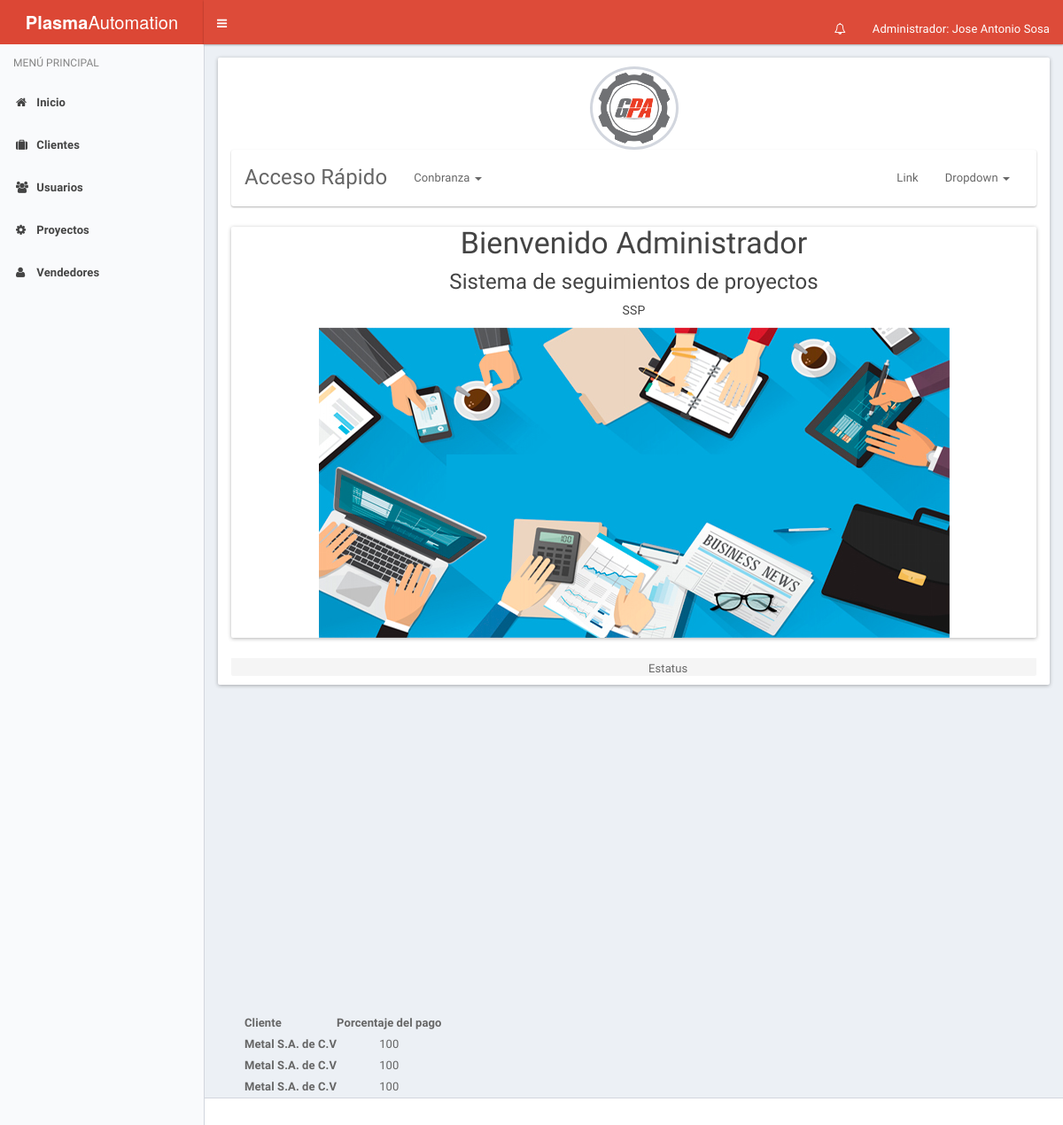
The app's page /index.php (signed in), older data.
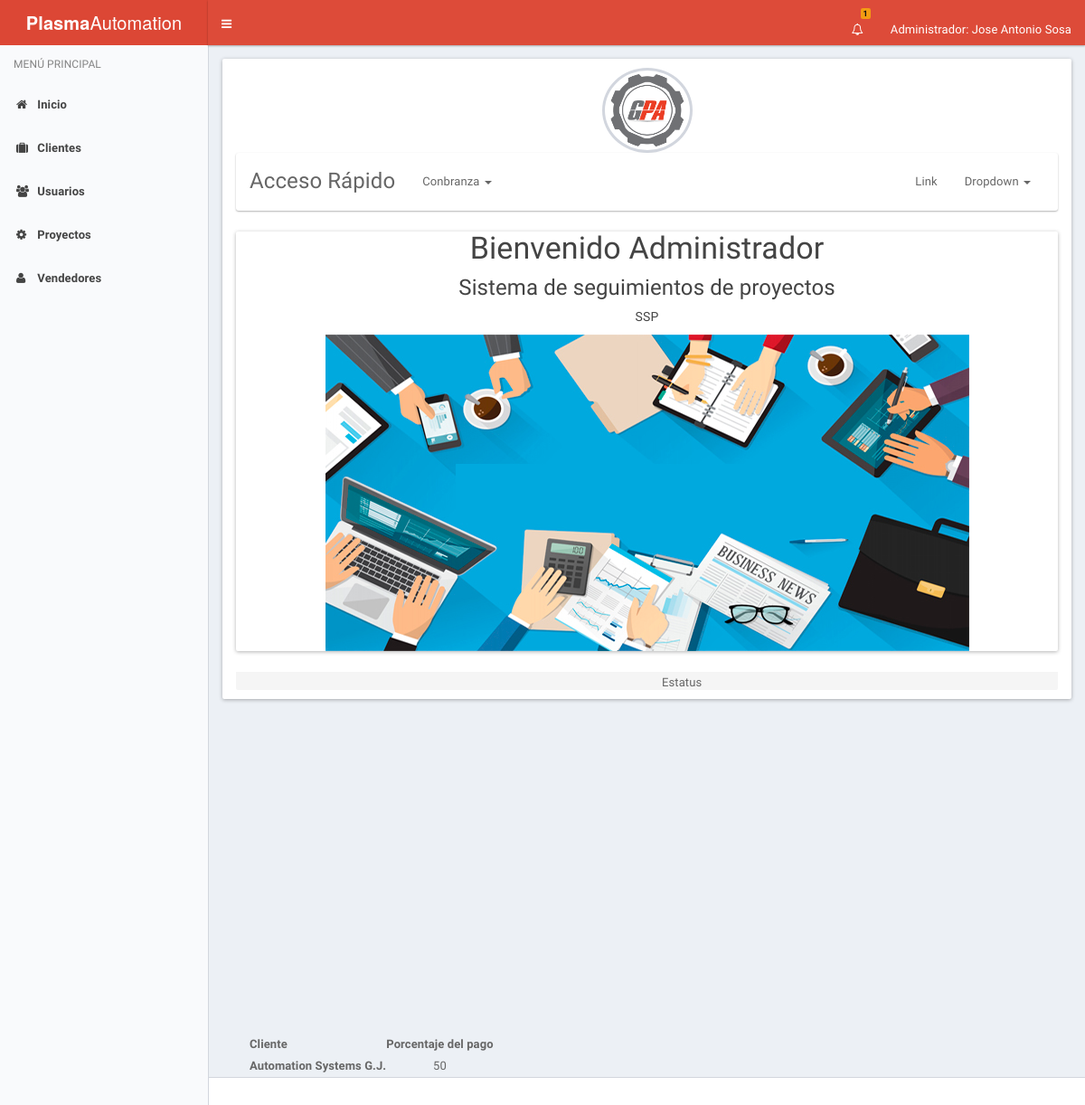
The same page, newer data.
### tables this page shows
CREATE TABLE IF NOT EXISTS `proforma` (
  `id_proforma` int(11) NOT NULL,
  `no_factura` int(4) NOT NULL,
  `fecha_inicio` date NOT NULL,
  `id_cliente` int(4) NOT NULL,
  `id_vendedor` int(4) NOT NULL,
  `fecha_entrega` date NOT NULL,
  `id_proyecto` int(4) NOT NULL,
  `descripcion` text NOT NULL,
  `estatus` int(11) NOT NULL
);

CREATE TABLE IF NOT EXISTS `cliente` (
  `No_Cliente` int(10) NOT NULL,
  `nu_cliente` int(11) NOT NULL,
  `nombre` varchar(25) NOT NULL,
  `domicilio` varchar(70) NOT NULL,
  `id_estado` int(2) NOT NULL,
  `id_municipio` varchar(25) NOT NULL,
  `rfc` varchar(15) NOT NULL,
  `correo` varchar(30) NOT NULL,
  `telefono` int(15) NOT NULL,
  `c_p` int(8) NOT NULL
);

CREATE TABLE IF NOT EXISTS `cobro` (
  `id_cobro` int(11) NOT NULL,
  `porcentaje` int(3) NOT NULL,
  `id_proforma` int(11) NOT NULL,
  `estatus` int(11) NOT NULL
);

### index.php (the view, shortened to what this page needs)
<!DOCTYPE html>
<html lang="es">
  <head>
    <link rel="stylesheet" href="assets/bootstrap/css/bootstrap.min.css">
    <link rel="stylesheet" href="assets/css/font-awesome.min.css">
    <link rel="stylesheet" href="assets/css/ionicons.min.css">
    <link rel="stylesheet" href="assets/dist/css/AdminLTE.css">
    <link rel="stylesheet" href="assets/dist/css/skins/_all-skins.css">
    <link rel="stylesheet" href="assets/plugins/select2/select2.min.css">
    <link href="assets/plugins/pnotify/css/pnotify.custom.min.css" rel="stylesheet">
  </head>
  <body class="hold-transition skin-red-light sidebar-mini">
    <div class="wrapper">
      <?php
        include('header.php');
      ?>
      <?php
        include('menu.php');
      ?>
      <div class="content-wrapper" id="content">
        <section class="content">
          <div class="panel">
            <div class="panel-heading text-center">
            <img class="profile-user-img img-responsive img-circle" src="./assets/img/gpa.png" alt="Grupo Plasma Automation">
            <nav class="navbar navbar-default">
              <div class="container-fluid">
               <div class="navbar-header">
                  <a class="navbar-brand" href="#">Acceso Rápido</a>
                </div>
    <div class="collapse navbar-collapse" id="bs-example-navbar-collapse-1">
      <ul class="nav navbar-nav">
        <li class="dropdown">
          <a href="#" class="dropdown-toggle" data-toggle="dropdown" role="button" aria-haspopup="true" aria-expanded="false">Conbranza <span class="caret"></span></a>
        </li>
      </ul>
      <ul class="nav navbar-nav navbar-right">
        <li><a href="#">Link</a></li>
        <li class="dropdown">
          <a href="#" class="dropdown-toggle" data-toggle="dropdown" role="button" aria-haspopup="true" aria-expanded="false">Dropdown <span class="caret"></span></a>
        </li>
      </ul>
    </div>
  </div>
</nav>
              <div class="panel panel-danger">
                <h3>Bienvenido Administrador</h3>
                    <h4>Sistema de seguimientos de proyectos</h4>
                     <h6>SSP</h6>
                      <center><img class="img-responsive " src="./assets/img/admn.jpg" alt="Grupo Plasma Automation"></center>
            </div>
            <div class="panel panel-danger">
            <section class="col-lg-7 connectedSortable ui-sortable">
            <div class="nav-tabs-costum" style="cursor:move">
            <ul class="nav nav-tabs pull-right ui-sortable-handle">
              <li class="pull-left header">
                Estatus
              </li>
            </ul>
            <div class="tab-content no-padding">
             <div id="container" style="min-width: 310px; height: 400px; margin: 0 auto"></div>
<?php
$sql = "SELECT p.id_proforma, p.no_factura as no_factura, p.fecha_inicio as fecha_inicio, p.fecha_entrega as fecha_entrega, p.descripcion as descripcion,
                        c.No_Cliente,c.nombre as nombre,
                         co.id_cobro, co.porcentaje as porcentaje,
                            v.id_vendedor, v.nombre as vendedor,
                                pr.id, pr.modelo as modelo from proforma p
                                inner join cliente c on c.No_Cliente = p.id_cliente
                                inner join vendedor v on v.id_vendedor = p.id_vendedor
                                inner join cobro co on p.id_proforma = co.id_proforma
                                    inner join proyecto pr on pr.id = p.id_proyecto";
$resultado = mysql_query($sql, $conexion);
?>
<table id="datatable">
    <thead>
    <tr>
        <th>Cliente</th>
        <th>Porcentaje del pago</th>
     </tr>
    </thead>
<tbody>
    <?php
    while ($porcentaje = mysql_fetch_assoc($resultado)){
        echo "<tr><th>".$porcentaje['nombre']."</th> <td>".$porcentaje['porcentaje']."</td></tr>";
    }
    ?>
    </tbody>
</table>
            </div>
            </div>
            </section>
            </div>
            <div class="panel-footer"></div>
          </div>
        </section>
        <div class="clearfix"></div>
      </div>
      <footer class="main-footer">
      </footer>
    </div>
  </body>
</html>

### header.php (shortened to what this page needs)
<?php
                  $host = 'localhost';
                  $user = 'root';
                  $password = '';
                  $conexion = @mysql_connect($host, $user, $password);
?>
<header class="main-header">
        <a href="index.php" class="logo">
          <span class="logo-lg"><b>Plasma</b>Automation</span>
        </a>
        <nav class="navbar navbar-static-top" role="navigation" style="height: 50px;">
          <a href="#" class="sidebar-toggle" data-toggle="offcanvas" role="button" style="height: 50px;">
          </a>
          <div class="navbar-custom-menu">
            <ul class="nav navbar-nav">
              <li class="dropdown notifications-menu">
              <a href="#" class="dropdown-toggle" data-toggle="dropdown" aria-expanded="true">
              <i class="fa fa-bell-o">
              </i>
              <?php
              $sql = "SELECT id_notificacion, sum(contador) as suma from notificacion";
              $resultado = mysql_query($sql, $conexion);
              $contador = mysql_fetch_assoc($resultado);
              echo "<span class = 'label label-warning text-black'>".$contador['suma']."</span>";
              ?>
              </a>
              </li>
              <li class="dropdown user user-menu">
                <a href="#" class="dropdown-toggle" data-toggle="dropdown" style="height: 50px;">
                 <span class="hidden-xs"><?php echo "Administrador: ".$_SESSION['usuario']['nombre'];?></span>
                </a>
              </li>
            </ul>
          </div>
        </nav>
      </header>

### menu.php (shortened to what this page needs)
<aside class="main-sidebar">
        <section class="sidebar">
          <ul class="sidebar-menu">
            <li class="header">MENÚ PRINCIPAL</li>
            <li>
              <a href="index.php">
                <i class="fa fa-home"></i>
                <span>Inicio</span>
              </a>
            </li>
            <li class="treeview">
              <li>
              <a href="index_cliente.php">
                <i class="fa fa-suitcase"></i>
                <span>Clientes</span>
              </a>
            </li>
            </li>
            <li class="treeview">
              <a href="index_usuarios.php">
                <i class="fa fa-users"></i> <span>Usuarios</span>
              </a>
            </li>
            <li>
              <a href="index_proyecto.php">
                <i class="fa  fa-gear"></i>
                <span>Proyectos</span>
              </a>
            </li>
           <li>
              <a href="index_vendedor.php">
                <i class="fa fa-user"></i>
                <span>Vendedores</span>
              </a>
            </li>
          </ul>
        </section>
      </aside>

Row changes from the older to the newer data that the page shows:
removed proforma: id_cliente.nombre "Metal S.A. de C.V", cobro.porcentaje "100"
removed proforma: id_cliente.nombre "Metal S.A. de C.V", cobro.porcentaje "100"
removed proforma: id_cliente.nombre "Metal S.A. de C.V", cobro.porcentaje "100"
added proforma: id_cliente.nombre "Automation Systems G.J.", cobro.porcentaje "50"
Text that changed along with them:
$contador['suma']: (not shown) → "1"
